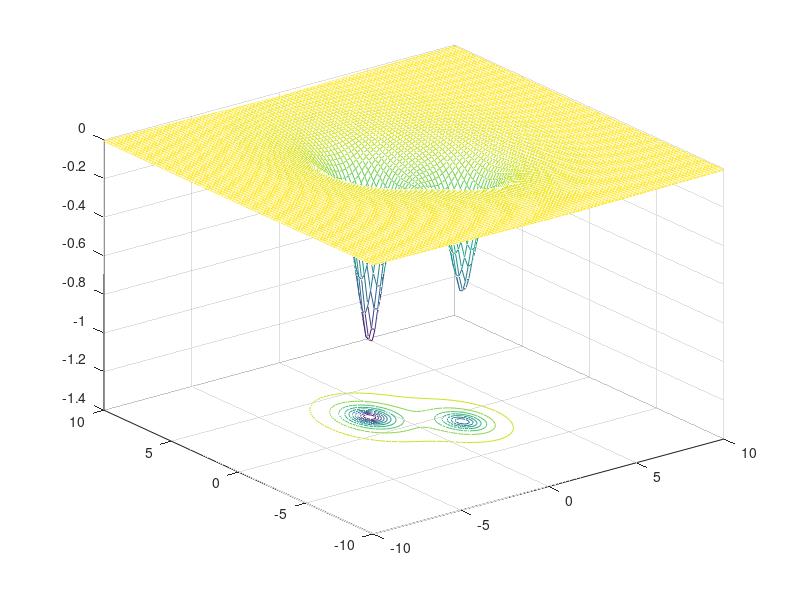

Source code (MATLAB): (Note: this script raises an error after producing the figure.)
fun = @(x,y) (-1/(1+(x-2)^2 + 2*(y+1)^2)) - ...
             (0.7/(1 + (x+1)^2 + 2*(y-2)^2));

## generada con maxima-CAS
fun_grad = { @(x,y) (2*(x-2))/(2*(y+1)^2+(x-2)^2+1)^2 + ...
              (1.4*(x+1))/(2*(y-2)^2+(x+1)^2+1)^2, ...
             @(x,y) (4*(y+1))/(2*(y+1)^2+(x-2)^2+1)^2 + ...
              (2.8*(y-2))/(2*(y-2)^2+(x+1)^2+1)^2 };

## como una pesadilla verdad?
fun_hess = { @(x,y) 2/(2*(y+1)^2 + (x-2)^2+1)^2 - ...
               (8*(x-2)^2)/(2*(y+1)^2 + (x-2)^2+1)^3 + ...
               1.4/(2*(y-2)^2+(x+1)^2+1)^2 - ...
               (5.6*(x+1)^2)/(2*(y-2)^2+(x+1)^2+1)^3 , ...
             @(x,y) -(16*(x-2)*(y+1))/(2*(y+1)^2+(x-2)^2+1)^3 - ...
               (11.2*(x+1)*(y-2))/(2*(y-2)^2+(x+1)^2+1)^3 ; ...
             @(x,y) -(16*(x-2)*(y+1))/(2*(y+1)^2+(x-2)^2+1)^3 - ...
             (11.2*(x+1)*(y-2))/(2*(y-2)^2+(x+1)^2+1)^3 , ...
             @(x,y) 4/(2*(y+1)^2+(x-2)^2+1)^2 - ...
               (32*(y+1)^2)/(2*(y+1)^2+(x-2)^2+1)^3 - ...
               (22.4*(y-2)^2)/(2*(y-2)^2+(x+1)^2+1)^3 + ...
               2.8/(2*(y-2)^2+(x+1)^2+1)^2 };

xAxis = linspace(-10,10,100);
yAxis = linspace(-10,10,100);
for x=1:100
  for y=1:100
    z(x,y) = fun(xAxis(x), yAxis(y));
  end
end
meshc(xAxis, yAxis, z)

points = {[1.5 -2.5] [1.5 2.5] [0 0] [1 1] [-3 -3]};

sprintf('x0 alpha lambda iteraciones punto-final valor')
for x0 = 1:5
  for (lambda = linspace(0.25,1.6,5))
    for (alpha = linspace(0.25,1.6,5))
      [iter, x1] = levenbert(10000, alpha, lambda, fun_hess, ...
                             fun_grad, points{x0});
      value = fun(num2cell(x1){:});
      sprintf('(%.2f, %.2f) %.3f %.3f %d (%.2f, %.2f) %.2f', points{x0}(1), ...
              points{x0}(2), alpha, lambda, iter, x1(1), x1(2), value)
    end
  end
end
